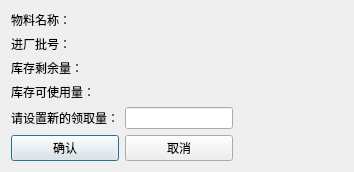
<?xml version="1.0" encoding="UTF-8"?>
<ui version="4.0">
 <class>Dialog</class>
 <widget class="QDialog" name="Dialog">
  <property name="geometry">
   <rect>
    <x>0</x>
    <y>0</y>
    <width>354</width>
    <height>138</height>
   </rect>
  </property>
  <property name="windowTitle">
   <string>请输入领料量</string>
  </property>
  <layout class="QGridLayout" name="gridLayout">
   <item row="5" column="2">
    <widget class="QLabel" name="label_unit">
     <property name="text">
      <string/>
     </property>
    </widget>
   </item>
   <item row="3" column="1">
    <widget class="QLabel" name="label_amount">
     <property name="text">
      <string/>
     </property>
    </widget>
   </item>
   <item row="4" column="1">
    <widget class="QLabel" name="label_useamount">
     <property name="text">
      <string/>
     </property>
    </widget>
   </item>
   <item row="5" column="1">
    <widget class="QLineEdit" name="lineEdit_drawamount">
     <property name="sizePolicy">
      <sizepolicy hsizetype="Preferred" vsizetype="Fixed">
       <horstretch>0</horstretch>
       <verstretch>0</verstretch>
      </sizepolicy>
     </property>
    </widget>
   </item>
   <item row="5" column="0">
    <widget class="QLabel" name="label_6">
     <property name="text">
      <string>请设置新的领取量：</string>
     </property>
     <property name="alignment">
      <set>Qt::AlignLeading|Qt::AlignLeft|Qt::AlignVCenter</set>
     </property>
    </widget>
   </item>
   <item row="0" column="1">
    <widget class="QLabel" name="label_stuff">
     <property name="text">
      <string/>
     </property>
    </widget>
   </item>
   <item row="0" column="0">
    <widget class="QLabel" name="label">
     <property name="text">
      <string>物料名称：</string>
     </property>
     <property name="alignment">
      <set>Qt::AlignLeading|Qt::AlignLeft|Qt::AlignVCenter</set>
     </property>
    </widget>
   </item>
   <item row="3" column="0">
    <widget class="QLabel" name="label_4">
     <property name="text">
      <string>库存剩余量：</string>
     </property>
     <property name="alignment">
      <set>Qt::AlignLeading|Qt::AlignLeft|Qt::AlignVCenter</set>
     </property>
    </widget>
   </item>
   <item row="2" column="1">
    <widget class="QLabel" name="label_batchno">
     <property name="text">
      <string/>
     </property>
    </widget>
   </item>
   <item row="2" column="0">
    <widget class="QLabel" name="label_3">
     <property name="text">
      <string>进厂批号：</string>
     </property>
     <property name="alignment">
      <set>Qt::AlignLeading|Qt::AlignLeft|Qt::AlignVCenter</set>
     </property>
    </widget>
   </item>
   <item row="4" column="0">
    <widget class="QLabel" name="label_5">
     <property name="text">
      <string>库存可使用量：</string>
     </property>
     <property name="alignment">
      <set>Qt::AlignLeading|Qt::AlignLeft|Qt::AlignVCenter</set>
     </property>
    </widget>
   </item>
   <item row="6" column="0">
    <widget class="QPushButton" name="pushButton_accept">
     <property name="sizePolicy">
      <sizepolicy hsizetype="Preferred" vsizetype="Fixed">
       <horstretch>0</horstretch>
       <verstretch>0</verstretch>
      </sizepolicy>
     </property>
     <property name="text">
      <string>确认</string>
     </property>
    </widget>
   </item>
   <item row="6" column="1">
    <widget class="QPushButton" name="pushButton_cancel">
     <property name="sizePolicy">
      <sizepolicy hsizetype="Preferred" vsizetype="Fixed">
       <horstretch>0</horstretch>
       <verstretch>0</verstretch>
      </sizepolicy>
     </property>
     <property name="text">
      <string>取消</string>
     </property>
    </widget>
   </item>
  </layout>
 </widget>
 <resources/>
 <connections/>
</ui>
